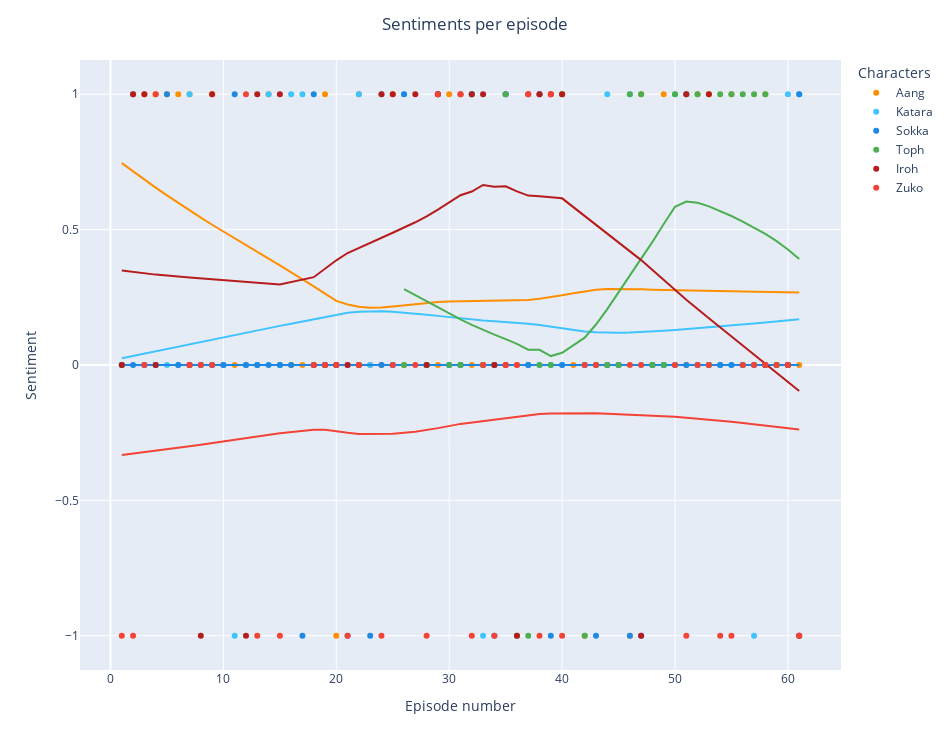

Write notebook code for a chart like this one.
### Code cell
# Plot sentiment per episode, per character.
legend_colors = ['#FF8F00', '#40C4FF', '#1E88E5', '#4CAF50', '#B71C1C', '#F44336']
                 
sentiment_fig = px.scatter(atla_sentiment_df_long, x = 'episode_num', y = 'sentiment',
                           color = 'character',
                           color_discrete_sequence = legend_colors,
                           hover_data = ['episode_name'],
                           trendline = 'lowess',
                           width = 950, height = 750)

# Customize titles.
sentiment_fig.update_layout(title = {'text': "Sentiments per episode",
                                     'x': 0.5,
                                     'xanchor': 'center'},
                            xaxis_title = "Episode number",
                            yaxis_title = "Sentiment",
                            legend_title = "Characters")

# Correct position of x points.
for scatter, trendline in zip(sentiment_fig.data[::2], sentiment_fig.data[1::2]):
    trendline['x'] = scatter['x'][np.logical_not(np.isnan(scatter['y']))]
    
sentiment_fig.show()

### Figure 1 — Plotly figure (JSON) as saved in the notebook; plotly's stock layout.template omitted (floating-point values rounded to 4 significant figures)
{"data": [{"customdata": [["The Boy in the Iceberg"], ["The Avatar Returns"], ["The Southern Air Temple"], ["The Warriors of Kyoshi"], ["The King of Omashu"], ["Imprisoned"], ["Winter Solstice, Part 1"], ["Winter Solstice, Part 2"], ["The Waterbending Scroll"], ["Jet (episode)"], ["The Great Divide"], ["The Storm"], ["The Blue Spirit"], ["The Fortuneteller"], ["Bato of the Water Tribe"], ["The Deserter"], ["The Northern Air Temple"], ["The Waterbending Master"], ["The Siege of the North, Part 1"], ["The Siege of the North, Part 2"], ["The Avatar State"], ["The Cave of Two Lovers"], ["Return to Omashu"], ["The Swamp"], ["Avatar Day"], ["The Blind Bandit"], ["Zuko Alone"], ["The Chase"], ["Bitter Work"], ["The Library"], ["The Desert"], ["The Serpent's Pass"], ["The Drill"], ["City of Walls and Secrets"], ["The Tales of Ba Sing Se"], ["Appa's Lost Days"], ["Lake Laogai (episode)"], ["The Earth King"], ["The Guru"], ["The Crossroads of Destiny"], ["Escape from the Spirit World"], ["The Awakening"], ["The Headband"], ["The Painted Lady"], ["Sokka's Master"], ["The Beach"], ["The Avatar and the Fire Lord"], ["The Runaway"], ["The Puppetmaster"], ["Nightmares and Daydreams"], ["The Day of Black Sun, Part 1"], ["The Day of Black Sun, Part 2"], ["The Western Air Temple"], ["The Firebending Masters"], ["The Boiling Rock, Part 1"], ["The Boiling Rock, Part 2"], ["The Southern Raiders"], ["The Ember Island Players"], ["Sozin's Comet, Part 1"], ["Sozin's Comet, Part 2"], ["Sozin's Comet, Part 3"]], "hovertemplate": "character=Aang<br>episode_num=%{x}<br>sentiment=%{y}<br>episode_name=%{customdata[0]}<extra></extra>", "legendgroup": "Aang", "marker": {"color": "#FF8F00", "symbol": "circle"}, "mode": "markers", "name": "Aang", "orientation": "v", "showlegend": true, "type": "scatter", "x": [1, 2, 3, 4, 5, 6, 7, 8, 9, 10, 11, 12, 13, 14, 15, 16, 17, 18, 19, 20, 21, 22, 23, 24, 25, 26, 27, 28, 29, 30, 31, 32, 33, 34, 35, 36, 37, 38, 39, 40, 41, 42, 43, 44, 45, 46, 47, 48, 49, 50, 51, 52, 53, 54, 55, 56, 57, 58, 59, 60, 61], "xaxis": "x", "y": [0, 1, 1, 1, 1, 1, 1, 0, 1, 0, 0, 0, 0, 1, 0, 0, 0, 0, 1, -1, 0, 1, 0, 0, 1, 0, null, 0, 0, 1, 0, 0, 0, 0, 1, 0, 0, 1, 1, 1, 0, -1, 0, 0, 0, -1, 1, 0, 1, 0, 0, 1, 1, 0, 1, 0, 0, 1, 0, 0, 0], "yaxis": "y"}, {"hovertemplate": "<b>LOWESS trendline</b><br><br>character=Aang<br>episode_num=%{x}<br>sentiment=%{y} <b>(trend)</b><extra></extra>", "legendgroup": "Aang", "marker": {"color": "#FF8F00", "symbol": "circle"}, "mode": "lines", "name": "Aang", "showlegend": false, "type": "scatter", "x": [1, 2, 3, 4, 5, 6, 7, 8, 9, 10, 11, 12, 13, 14, 15, 16, 17, 18, 19, 20, 21, 22, 23, 24, 25, 26, 28, 29, 30, 31, 32, 33, 34, 35, 36, 37, 38, 39, 40, 41, 42, 43, 44, 45, 46, 47, 48, 49, 50, 51, 52, 53, 54, 55, 56, 57, 58, 59, 60, 61], "xaxis": "x", "y": [0.7456, 0.7149, 0.6847, 0.6552, 0.6264, 0.5982, 0.5708, 0.5441, 0.518, 0.4923, 0.4671, 0.4422, 0.4173, 0.3926, 0.3677, 0.3425, 0.3168, 0.2904, 0.2633, 0.2365, 0.2234, 0.2152, 0.2117, 0.2123, 0.2156, 0.2205, 0.2296, 0.2326, 0.2342, 0.235, 0.2353, 0.2353, 0.2354, 0.2358, 0.2373, 0.2402, 0.2448, 0.2506, 0.2576, 0.2652, 0.2728, 0.2782, 0.2804, 0.2809, 0.2804, 0.2795, 0.2783, 0.2771, 0.2759, 0.2748, 0.2739, 0.2731, 0.2725, 0.272, 0.2715, 0.271, 0.2705, 0.2699, 0.2691, 0.2681], "yaxis": "y"}, {"customdata": [["The Boy in the Iceberg"], ["The Avatar Returns"], ["The Southern Air Temple"], ["The Warriors of Kyoshi"], ["The King of Omashu"], ["Imprisoned"], ["Winter Solstice, Part 1"], ["Winter Solstice, Part 2"], ["The Waterbending Scroll"], ["Jet (episode)"], ["The Great Divide"], ["The Storm"], ["The Blue Spirit"], ["The Fortuneteller"], ["Bato of the Water Tribe"], ["The Deserter"], ["The Northern Air Temple"], ["The Waterbending Master"], ["The Siege of the North, Part 1"], ["The Siege of the North, Part 2"], ["The Avatar State"], ["The Cave of Two Lovers"], ["Return to Omashu"], ["The Swamp"], ["Avatar Day"], ["The Blind Bandit"], ["Zuko Alone"], ["The Chase"], ["Bitter Work"], ["The Library"], ["The Desert"], ["The Serpent's Pass"], ["The Drill"], ["City of Walls and Secrets"], ["The Tales of Ba Sing Se"], ["Appa's Lost Days"], ["Lake Laogai (episode)"], ["The Earth King"], ["The Guru"], ["The Crossroads of Destiny"], ["Escape from the Spirit World"], ["The Awakening"], ["The Headband"], ["The Painted Lady"], ["Sokka's Master"], ["The Beach"], ["The Avatar and the Fire Lord"], ["The Runaway"], ["The Puppetmaster"], ["Nightmares and Daydreams"], ["The Day of Black Sun, Part 1"], ["The Day of Black Sun, Part 2"], ["The Western Air Temple"], ["The Firebending Masters"], ["The Boiling Rock, Part 1"], ["The Boiling Rock, Part 2"], ["The Southern Raiders"], ["The Ember Island Players"], ["Sozin's Comet, Part 1"], ["Sozin's Comet, Part 2"], ["Sozin's Comet, Part 3"]], "hovertemplate": "character=Katara<br>episode_num=%{x}<br>sentiment=%{y}<br>episode_name=%{customdata[0]}<extra></extra>", "legendgroup": "Katara", "marker": {"color": "#40C4FF", "symbol": "circle"}, "mode": "markers", "name": "Katara", "orientation": "v", "showlegend": true, "type": "scatter", "x": [1, 2, 3, 4, 5, 6, 7, 8, 9, 10, 11, 12, 13, 14, 15, 16, 17, 18, 19, 20, 21, 22, 23, 24, 25, 26, 27, 28, 29, 30, 31, 32, 33, 34, 35, 36, 37, 38, 39, 40, 41, 42, 43, 44, 45, 46, 47, 48, 49, 50, 51, 52, 53, 54, 55, 56, 57, 58, 59, 60, 61], "xaxis": "x", "y": [0, 1, 0, 0, 0, 0, 1, 0, 0, 0, -1, 0, 0, 1, 0, 1, 1, 0, 0, 0, 0, 1, 0, 1, 0, 1, null, 0, 1, 0, 0, 1, -1, 0, 1, null, 0, 0, 0, 0, null, 0, 0, 1, 0, 1, 0, 0, 0, 1, 1, 0, 0, 0, 0, 0, -1, 0, 0, 1, 1], "yaxis": "y"}, {"hovertemplate": "<b>LOWESS trendline</b><br><br>character=Katara<br>episode_num=%{x}<br>sentiment=%{y} <b>(trend)</b><extra></extra>", "legendgroup": "Katara", "marker": {"color": "#40C4FF", "symbol": "circle"}, "mode": "lines", "name": "Katara", "showlegend": false, "type": "scatter", "x": [1, 2, 3, 4, 5, 6, 7, 8, 9, 10, 11, 12, 13, 14, 15, 16, 17, 18, 19, 20, 21, 22, 23, 24, 25, 26, 28, 29, 30, 31, 32, 33, 34, 35, 37, 38, 39, 40, 42, 43, 44, 45, 46, 47, 48, 49, 50, 51, 52, 53, 54, 55, 56, 57, 58, 59, 60, 61], "xaxis": "x", "y": [0.02529, 0.034, 0.04273, 0.05147, 0.0602, 0.0689, 0.07758, 0.08622, 0.09479, 0.1033, 0.1117, 0.12, 0.1282, 0.1364, 0.1445, 0.1527, 0.161, 0.1694, 0.1781, 0.1872, 0.1927, 0.1964, 0.1983, 0.1982, 0.1966, 0.1938, 0.186, 0.1814, 0.1767, 0.172, 0.1676, 0.164, 0.1611, 0.1586, 0.1526, 0.1477, 0.1417, 0.135, 0.1238, 0.1209, 0.1196, 0.1195, 0.1203, 0.1219, 0.124, 0.1265, 0.1294, 0.1325, 0.1358, 0.1392, 0.1427, 0.1463, 0.1499, 0.1535, 0.1572, 0.1611, 0.1651, 0.1693], "yaxis": "y"}, {"customdata": [["The Boy in the Iceberg"], ["The Avatar Returns"], ["The Southern Air Temple"], ["The Warriors of Kyoshi"], ["The King of Omashu"], ["Imprisoned"], ["Winter Solstice, Part 1"], ["Winter Solstice, Part 2"], ["The Waterbending Scroll"], ["Jet (episode)"], ["The Great Divide"], ["The Storm"], ["The Blue Spirit"], ["The Fortuneteller"], ["Bato of the Water Tribe"], ["The Deserter"], ["The Northern Air Temple"], ["The Waterbending Master"], ["The Siege of the North, Part 1"], ["The Siege of the North, Part 2"], ["The Avatar State"], ["The Cave of Two Lovers"], ["Return to Omashu"], ["The Swamp"], ["Avatar Day"], ["The Blind Bandit"], ["Zuko Alone"], ["The Chase"], ["Bitter Work"], ["The Library"], ["The Desert"], ["The Serpent's Pass"], ["The Drill"], ["City of Walls and Secrets"], ["The Tales of Ba Sing Se"], ["Appa's Lost Days"], ["Lake Laogai (episode)"], ["The Earth King"], ["The Guru"], ["The Crossroads of Destiny"], ["Escape from the Spirit World"], ["The Awakening"], ["The Headband"], ["The Painted Lady"], ["Sokka's Master"], ["The Beach"], ["The Avatar and the Fire Lord"], ["The Runaway"], ["The Puppetmaster"], ["Nightmares and Daydreams"], ["The Day of Black Sun, Part 1"], ["The Day of Black Sun, Part 2"], ["The Western Air Temple"], ["The Firebending Masters"], ["The Boiling Rock, Part 1"], ["The Boiling Rock, Part 2"], ["The Southern Raiders"], ["The Ember Island Players"], ["Sozin's Comet, Part 1"], ["Sozin's Comet, Part 2"], ["Sozin's Comet, Part 3"]], "hovertemplate": "character=Sokka<br>episode_num=%{x}<br>sentiment=%{y}<br>episode_name=%{customdata[0]}<extra></extra>", "legendgroup": "Sokka", "marker": {"color": "#1E88E5", "symbol": "circle"}, "mode": "markers", "name": "Sokka", "orientation": "v", "showlegend": true, "type": "scatter", "x": [1, 2, 3, 4, 5, 6, 7, 8, 9, 10, 11, 12, 13, 14, 15, 16, 17, 18, 19, 20, 21, 22, 23, 24, 25, 26, 27, 28, 29, 30, 31, 32, 33, 34, 35, 36, 37, 38, 39, 40, 41, 42, 43, 44, 45, 46, 47, 48, 49, 50, 51, 52, 53, 54, 55, 56, 57, 58, 59, 60, 61], "xaxis": "x", "y": [0, 0, 0, 0, 1, 0, 0, 0, 0, 0, 1, 0, 0, 0, 0, 0, -1, 1, 0, 0, -1, 0, -1, 0, 0, 1, null, 0, 1, 0, 0, 1, 0, -1, 1, null, 0, 1, -1, 0, null, 0, -1, 0, 0, -1, -1, 0, 0, 0, 0, 0, 0, 0, 0, 0, 0, 0, 0, 0, 1], "yaxis": "y"}, {"hovertemplate": "<b>LOWESS trendline</b><br><br>character=Sokka<br>episode_num=%{x}<br>sentiment=%{y} <b>(trend)</b><extra></extra>", "legendgroup": "Sokka", "marker": {"color": "#1E88E5", "symbol": "circle"}, "mode": "lines", "name": "Sokka", "showlegend": false, "type": "scatter", "x": [1, 2, 3, 4, 5, 6, 7, 8, 9, 10, 11, 12, 13, 14, 15, 16, 17, 18, 19, 20, 21, 22, 23, 24, 25, 26, 28, 29, 30, 31, 32, 33, 34, 35, 37, 38, 39, 40, 42, 43, 44, 45, 46, 47, 48, 49, 50, 51, 52, 53, 54, 55, 56, 57, 58, 59, 60, 61], "xaxis": "x", "y": [0, 0, 0, 0, 0, 0, 0, 0, 0, 0, 0, 0, 0, 0, 0, 0, 0, 0, 0, 0, 0, 0, 0, 0, 0, 0, 0, 0, 0, 0, 0, 0, 0, 0, 0, 0, 0, 0, 0, 0, 0, 0, 0, 0, 0, 0, 0, 0, 0, 0, 0, 0, 0, 0, 0, 0, 0, 0], "yaxis": "y"}, {"customdata": [["The Boy in the Iceberg"], ["The Avatar Returns"], ["The Southern Air Temple"], ["The Warriors of Kyoshi"], ["The King of Omashu"], ["Imprisoned"], ["Winter Solstice, Part 1"], ["Winter Solstice, Part 2"], ["The Waterbending Scroll"], ["Jet (episode)"], ["The Great Divide"], ["The Storm"], ["The Blue Spirit"], ["The Fortuneteller"], ["Bato of the Water Tribe"], ["The Deserter"], ["The Northern Air Temple"], ["The Waterbending Master"], ["The Siege of the North, Part 1"], ["The Siege of the North, Part 2"], ["The Avatar State"], ["The Cave of Two Lovers"], ["Return to Omashu"], ["The Swamp"], ["Avatar Day"], ["The Blind Bandit"], ["Zuko Alone"], ["The Chase"], ["Bitter Work"], ["The Library"], ["The Desert"], ["The Serpent's Pass"], ["The Drill"], ["City of Walls and Secrets"], ["The Tales of Ba Sing Se"], ["Appa's Lost Days"], ["Lake Laogai (episode)"], ["The Earth King"], ["The Guru"], ["The Crossroads of Destiny"], ["Escape from the Spirit World"], ["The Awakening"], ["The Headband"], ["The Painted Lady"], ["Sokka's Master"], ["The Beach"], ["The Avatar and the Fire Lord"], ["The Runaway"], ["The Puppetmaster"], ["Nightmares and Daydreams"], ["The Day of Black Sun, Part 1"], ["The Day of Black Sun, Part 2"], ["The Western Air Temple"], ["The Firebending Masters"], ["The Boiling Rock, Part 1"], ["The Boiling Rock, Part 2"], ["The Southern Raiders"], ["The Ember Island Players"], ["Sozin's Comet, Part 1"], ["Sozin's Comet, Part 2"], ["Sozin's Comet, Part 3"]], "hovertemplate": "character=Toph<br>episode_num=%{x}<br>sentiment=%{y}<br>episode_name=%{customdata[0]}<extra></extra>", "legendgroup": "Toph", "marker": {"color": "#4CAF50", "symbol": "circle"}, "mode": "markers", "name": "Toph", "orientation": "v", "showlegend": true, "type": "scatter", "x": [1, 2, 3, 4, 5, 6, 7, 8, 9, 10, 11, 12, 13, 14, 15, 16, 17, 18, 19, 20, 21, 22, 23, 24, 25, 26, 27, 28, 29, 30, 31, 32, 33, 34, 35, 36, 37, 38, 39, 40, 41, 42, 43, 44, 45, 46, 47, 48, 49, 50, 51, 52, 53, 54, 55, 56, 57, 58, 59, 60, 61], "xaxis": "x", "y": [null, null, null, null, null, null, null, null, null, null, null, null, null, null, null, null, null, null, null, null, null, null, null, null, null, 0, null, 0, 1, 0, 0, 1, 0, 0, 1, -1, -1, 0, 0, 1, null, -1, 0, 0, 0, 1, 1, 0, 0, 1, 1, 1, 0, 1, 1, 1, 1, 1, 0, 0, -1], "yaxis": "y"}, {"hovertemplate": "<b>LOWESS trendline</b><br><br>character=Toph<br>episode_num=%{x}<br>sentiment=%{y} <b>(trend)</b><extra></extra>", "legendgroup": "Toph", "marker": {"color": "#4CAF50", "symbol": "circle"}, "mode": "lines", "name": "Toph", "showlegend": false, "type": "scatter", "x": [26, 28, 29, 30, 31, 32, 33, 34, 35, 36, 37, 38, 39, 40, 42, 43, 44, 45, 46, 47, 48, 49, 50, 51, 52, 53, 54, 55, 56, 57, 58, 59, 60, 61], "xaxis": "x", "y": [0.2802, 0.2345, 0.2117, 0.1896, 0.1683, 0.1482, 0.1295, 0.1121, 0.09538, 0.07804, 0.05668, 0.05628, 0.03293, 0.04494, 0.1008, 0.1495, 0.2063, 0.2681, 0.3314, 0.3922, 0.4545, 0.5211, 0.5842, 0.6036, 0.5991, 0.5861, 0.5692, 0.5502, 0.5299, 0.5081, 0.4841, 0.4573, 0.4265, 0.3913], "yaxis": "y"}, {"customdata": [["The Boy in the Iceberg"], ["The Avatar Returns"], ["The Southern Air Temple"], ["The Warriors of Kyoshi"], ["The King of Omashu"], ["Imprisoned"], ["Winter Solstice, Part 1"], ["Winter Solstice, Part 2"], ["The Waterbending Scroll"], ["Jet (episode)"], ["The Great Divide"], ["The Storm"], ["The Blue Spirit"], ["The Fortuneteller"], ["Bato of the Water Tribe"], ["The Deserter"], ["The Northern Air Temple"], ["The Waterbending Master"], ["The Siege of the North, Part 1"], ["The Siege of the North, Part 2"], ["The Avatar State"], ["The Cave of Two Lovers"], ["Return to Omashu"], ["The Swamp"], ["Avatar Day"], ["The Blind Bandit"], ["Zuko Alone"], ["The Chase"], ["Bitter Work"], ["The Library"], ["The Desert"], ["The Serpent's Pass"], ["The Drill"], ["City of Walls and Secrets"], ["The Tales of Ba Sing Se"], ["Appa's Lost Days"], ["Lake Laogai (episode)"], ["The Earth King"], ["The Guru"], ["The Crossroads of Destiny"], ["Escape from the Spirit World"], ["The Awakening"], ["The Headband"], ["The Painted Lady"], ["Sokka's Master"], ["The Beach"], ["The Avatar and the Fire Lord"], ["The Runaway"], ["The Puppetmaster"], ["Nightmares and Daydreams"], ["The Day of Black Sun, Part 1"], ["The Day of Black Sun, Part 2"], ["The Western Air Temple"], ["The Firebending Masters"], ["The Boiling Rock, Part 1"], ["The Boiling Rock, Part 2"], ["The Southern Raiders"], ["The Ember Island Players"], ["Sozin's Comet, Part 1"], ["Sozin's Comet, Part 2"], ["Sozin's Comet, Part 3"]], "hovertemplate": "character=Iroh<br>episode_num=%{x}<br>sentiment=%{y}<br>episode_name=%{customdata[0]}<extra></extra>", "legendgroup": "Iroh", "marker": {"color": "#B71C1C", "symbol": "circle"}, "mode": "markers", "name": "Iroh", "orientation": "v", "showlegend": true, "type": "scatter", "x": [1, 2, 3, 4, 5, 6, 7, 8, 9, 10, 11, 12, 13, 14, 15, 16, 17, 18, 19, 20, 21, 22, 23, 24, 25, 26, 27, 28, 29, 30, 31, 32, 33, 34, 35, 36, 37, 38, 39, 40, 41, 42, 43, 44, 45, 46, 47, 48, 49, 50, 51, 52, 53, 54, 55, 56, 57, 58, 59, 60, 61], "xaxis": "x", "y": [0, 1, 1, 0, null, null, 0, -1, 1, null, null, -1, 1, null, 1, null, null, 0, 0, 0, 0, 0, null, 1, 1, null, 1, 0, 1, null, 1, 1, 1, 0, 0, -1, 1, 1, 1, 1, null, null, null, null, null, null, -1, null, null, null, 1, null, 1, null, null, null, null, 0, null, 0, -1], "yaxis": "y"}, {"hovertemplate": "<b>LOWESS trendline</b><br><br>character=Iroh<br>episode_num=%{x}<br>sentiment=%{y} <b>(trend)</b><extra></extra>", "legendgroup": "Iroh", "marker": {"color": "#B71C1C", "symbol": "circle"}, "mode": "lines", "name": "Iroh", "showlegend": false, "type": "scatter", "x": [1, 2, 3, 4, 7, 8, 9, 12, 13, 15, 18, 19, 20, 21, 22, 24, 25, 27, 28, 29, 31, 32, 33, 34, 35, 36, 37, 38, 39, 40, 47, 51, 53, 58, 60, 61], "xaxis": "x", "y": [0.3488, 0.3432, 0.3382, 0.3338, 0.3233, 0.3202, 0.3172, 0.3086, 0.3055, 0.2974, 0.3243, 0.3559, 0.3866, 0.4135, 0.4319, 0.4717, 0.4884, 0.5272, 0.5487, 0.5738, 0.627, 0.6406, 0.6648, 0.658, 0.6597, 0.6413, 0.6256, 0.6233, 0.6184, 0.6155, 0.3874, 0.241, 0.1729, 0.006841, -0.06122, -0.09605], "yaxis": "y"}, {"customdata": [["The Boy in the Iceberg"], ["The Avatar Returns"], ["The Southern Air Temple"], ["The Warriors of Kyoshi"], ["The King of Omashu"], ["Imprisoned"], ["Winter Solstice, Part 1"], ["Winter Solstice, Part 2"], ["The Waterbending Scroll"], ["Jet (episode)"], ["The Great Divide"], ["The Storm"], ["The Blue Spirit"], ["The Fortuneteller"], ["Bato of the Water Tribe"], ["The Deserter"], ["The Northern Air Temple"], ["The Waterbending Master"], ["The Siege of the North, Part 1"], ["The Siege of the North, Part 2"], ["The Avatar State"], ["The Cave of Two Lovers"], ["Return to Omashu"], ["The Swamp"], ["Avatar Day"], ["The Blind Bandit"], ["Zuko Alone"], ["The Chase"], ["Bitter Work"], ["The Library"], ["The Desert"], ["The Serpent's Pass"], ["The Drill"], ["City of Walls and Secrets"], ["The Tales of Ba Sing Se"], ["Appa's Lost Days"], ["Lake Laogai (episode)"], ["The Earth King"], ["The Guru"], ["The Crossroads of Destiny"], ["Escape from the Spirit World"], ["The Awakening"], ["The Headband"], ["The Painted Lady"], ["Sokka's Master"], ["The Beach"], ["The Avatar and the Fire Lord"], ["The Runaway"], ["The Puppetmaster"], ["Nightmares and Daydreams"], ["The Day of Black Sun, Part 1"], ["The Day of Black Sun, Part 2"], ["The Western Air Temple"], ["The Firebending Masters"], ["The Boiling Rock, Part 1"], ["The Boiling Rock, Part 2"], ["The Southern Raiders"], ["The Ember Island Players"], ["Sozin's Comet, Part 1"], ["Sozin's Comet, Part 2"], ["Sozin's Comet, Part 3"]], "hovertemplate": "character=Zuko<br>episode_num=%{x}<br>sentiment=%{y}<br>episode_name=%{customdata[0]}<extra></extra>", "legendgroup": "Zuko", "marker": {"color": "#F44336", "symbol": "circle"}, "mode": "markers", "name": "Zuko", "orientation": "v", "showlegend": true, "type": "scatter", "x": [1, 2, 3, 4, 5, 6, 7, 8, 9, 10, 11, 12, 13, 14, 15, 16, 17, 18, 19, 20, 21, 22, 23, 24, 25, 26, 27, 28, 29, 30, 31, 32, 33, 34, 35, 36, 37, 38, 39, 40, 41, 42, 43, 44, 45, 46, 47, 48, 49, 50, 51, 52, 53, 54, 55, 56, 57, 58, 59, 60, 61], "xaxis": "x", "y": [-1, -1, 0, 1, null, null, 0, 0, 0, null, null, 1, -1, null, -1, null, null, 0, 0, 0, -1, 0, null, -1, 0, null, 0, -1, 1, null, 1, -1, 0, -1, 0, 0, 1, -1, 1, -1, null, 0, 0, null, null, 0, 0, null, null, 0, -1, 0, 0, -1, -1, 0, 0, 0, 0, 0, -1], "yaxis": "y"}, {"hovertemplate": "<b>LOWESS trendline</b><br><br>character=Zuko<br>episode_num=%{x}<br>sentiment=%{y} <b>(trend)</b><extra></extra>", "legendgroup": "Zuko", "marker": {"color": "#F44336", "symbol": "circle"}, "mode": "lines", "name": "Zuko", "showlegend": false, "type": "scatter", "x": [1, 2, 3, 4, 7, 8, 9, 12, 13, 15, 18, 19, 20, 21, 22, 24, 25, 27, 28, 29, 31, 32, 33, 34, 35, 36, 37, 38, 39, 40, 42, 43, 46, 47, 50, 51, 52, 53, 54, 55, 56, 57, 58, 59, 60, 61], "xaxis": "x", "y": [-0.3322, -0.3265, -0.3211, -0.3158, -0.3002, -0.2947, -0.289, -0.2705, -0.264, -0.2517, -0.2388, -0.2393, -0.2456, -0.2505, -0.2547, -0.2543, -0.2537, -0.2468, -0.2405, -0.2331, -0.2175, -0.2124, -0.2063, -0.2009, -0.196, -0.1912, -0.1852, -0.1809, -0.1788, -0.1786, -0.1765, -0.1778, -0.1833, -0.1849, -0.1916, -0.1946, -0.1979, -0.2016, -0.2056, -0.21, -0.2145, -0.2192, -0.2239, -0.2287, -0.2335, -0.2384], "yaxis": "y"}], "layout": {"height": 750, "legend": {"title": {"text": "Characters"}, "tracegroupgap": 0}, "margin": {"t": 60}, "title": {"text": "Sentiments per episode", "x": 0.5, "xanchor": "center"}, "width": 950, "xaxis": {"anchor": "y", "domain": [0, 1], "title": {"text": "Episode number"}}, "yaxis": {"anchor": "x", "domain": [0, 1], "title": {"text": "Sentiment"}}}}
